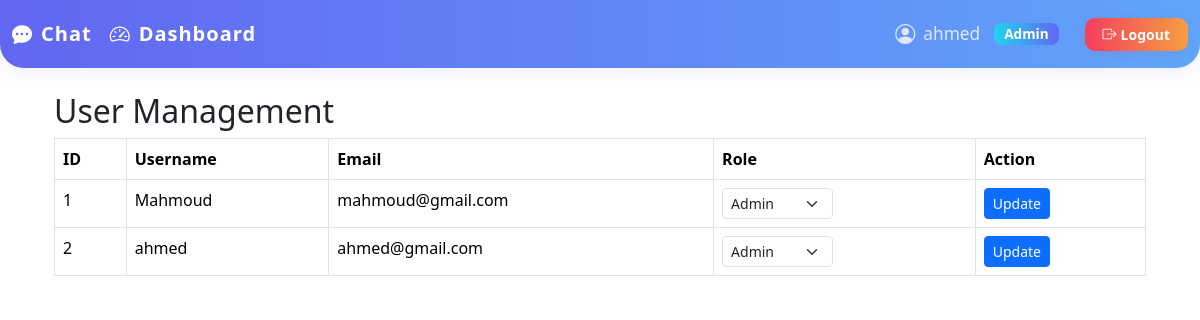
The app's page /admin/manage_users (signed in), older data.
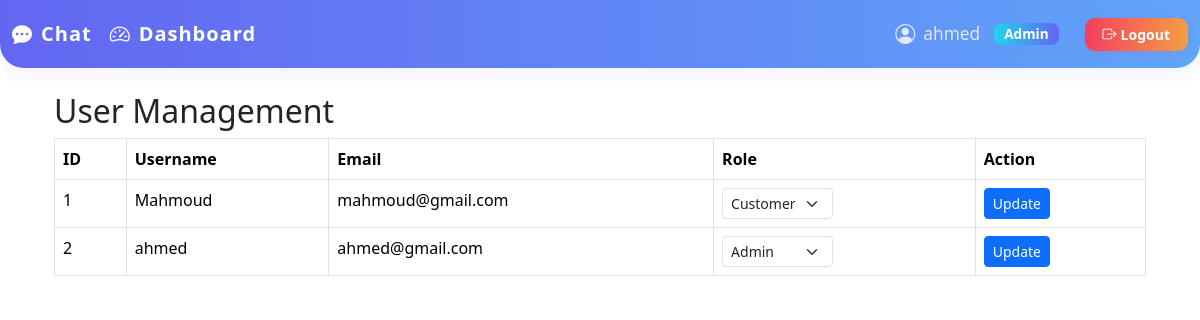
The same page, newer data.
### app/models.py (models this page shows, shortened)
class User(UserMixin,db.Model):
    id = db.Column(db.Integer, primary_key=True)
    username = db.Column(db.String(80),unique=True,nullable=False)
    email = db.Column(db.String(120),unique=True,nullable=False)
    password_hash = db.Column(db.String(120),nullable=False)
    created_at = db.Column(db.DateTime, default=datetime.utcnow)
    role = db.Column(db.String(120), default='customer')

### app/admin/routs.py (the view)
@login_required
def manage_users():
    if current_user.role != 'admin':
        flash('Access denied: Admins only.', 'danger')
        return redirect(url_for('chat'))
    users = User.query.all()
    return render_template('admin/users_manage.html', users=users)

### app/__init__.py (called while the page is built)
@login_manager.user_loader
def load_user(user_id):
    from app.models import User
    return User.query.get(int(user_id))

### app/templates/admin/users_manage.html (shortened to what this page needs)
{% extends 'base.html' %}
{% block content %}
<div class="container mt-4">
    <h2>User Management</h2>
    <table class="table table-bordered">
        <thead>
            <tr>
                <th>ID</th>
                <th>Username</th>
                <th>Email</th>
                <th>Role</th>
                <th>Action</th>
            </tr>
        </thead>
        <tbody>
            {% for user in users %}
            <tr>
                <td>{{ user.id }}</td>
                <td>{{ user.username }}</td>
                <td>{{ user.email }}</td>
                <td>
                    <form method="POST" action="{{ url_for('admin.update_user_role') }}">
                        <select name="role" class="form-select form-select-sm d-inline w-auto">
                            <option value="customer" {% if user.role == 'customer' %}selected{% endif %}>Customer</option>
                            <option value="admin" {% if user.role == 'admin' %}selected{% endif %}>Admin</option>
                        </select>
                </td>
                <td>
                        <button type="submit" class="btn btn-primary btn-sm">Update</button>
                </td>
            </tr>
            {% endfor %}
        </tbody>
    </table>
</div>
{% endblock content %}

### app/templates/base.html (shortened to what this page needs)
<!DOCTYPE html>
<html lang="en">
<head>
  <link
    href="https://cdn.jsdelivr.net/npm/bootstrap@5.3.7/dist/css/bootstrap.min.css"
    rel="stylesheet"
  />
  <link
    href="https://cdn.jsdelivr.net/npm/bootstrap-icons@1.10.5/font/bootstrap-icons.css"
    rel="stylesheet"
  />
</head>
<body>
  <nav class="navbar navbar-expand-lg custom-navbar">
    <div class="container-fluid">
      <a class="navbar-brand d-flex align-items-center gap-2" href="{{ url_for('chat.chat') }}">
        <i class="bi bi-chat-dots-fill"></i> Chat
      </a>
      {% if current_user.role == 'admin' %}
        <a class="navbar-brand d-flex align-items-center gap-2" href="{{ url_for('admin.dashboard') }}">
          <i class="bi bi-speedometer2"></i> Dashboard
        </a>
      {% endif %}
      <div class="collapse navbar-collapse justify-content-end" id="navbarSupportedContent">
        <span class="navbar-text me-3 d-flex align-items-center gap-2">
          <i class="bi bi-person-circle fs-5"></i>
          {{ current_user.username }}
          <span class="badge text-capitalize">{{ current_user.role }}</span>
        </span>
        <a class="btn btn-outline-danger btn-sm d-flex align-items-center gap-1" href="/auth/logout">
          <i class="bi bi-box-arrow-right"></i> Logout
        </a>
      </div>
    </div>
  </nav>
  <div class="container mt-4">
    {% block content %}{% endblock content %}
  </div>
</body>
</html>

### app/templates/base.html (style rules this page uses)
.custom-navbar { background: linear-gradient(90deg, #6366f1 0%, #60a5fa 100%); box-shadow: 0 4px 18px 0 rgba(99,102,241,0.10); border-radius: 0 0 24px 24px; padding: 0; min-height: 68px; }
.custom-navbar .navbar-brand { color: #fff !important; font-weight: 700; font-size: 1.25rem; letter-spacing: 1px; margin-right: 18px; transition: color 0.2s; }
.custom-navbar .nav-link, .custom-navbar .navbar-text { color: #e0e7ff !important; font-size: 1.08rem; font-weight: 500; }
.custom-navbar .navbar-text .badge { background: linear-gradient(90deg, #22d3ee 0%, #6366f1 100%); color: #fff; font-size: 0.85rem; margin-left: 6px; border-radius: 8px; padding: 4px 10px; box-shadow: 0 1px 4px #60a5fa33; }
.custom-navbar .btn-outline-danger { border-radius: 10px; border: none; background: linear-gradient(90deg, #f43f5e 0%, #f59e42 100%); color: #fff; font-weight: 600; padding: 6px 18px; margin-left: 10px; box-shadow: 0 2px 8px #f43f5e22; transition: background 0.2s; }

Row changes from the older to the newer data that the page shows:
changed User "Mahmoud": role "Admin" → "Customer"
